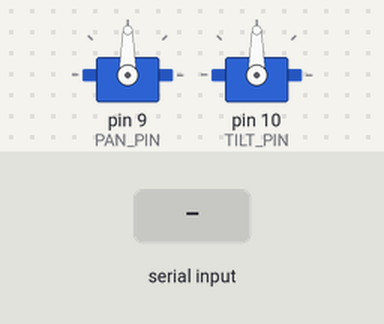
This sketch was run on a simulated Arduino Mega 2560, built with avr-gcc and run on an emulated ATmega2560. Parts: 2 × servo. The test bench sets the inputs (shaded band). What the sketch prints to the serial monitor is not drawn.

Above: at 1.2 s.
1.3 s: "PAN:\n" received over Serial
At 2.1 s:
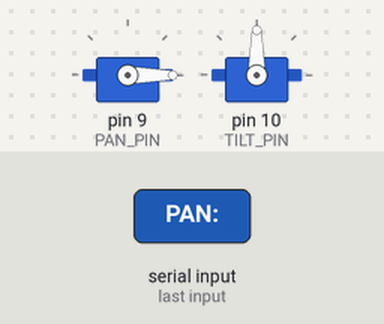
2.8 s: "TILT:\n" received over Serial
At 3.3 s:
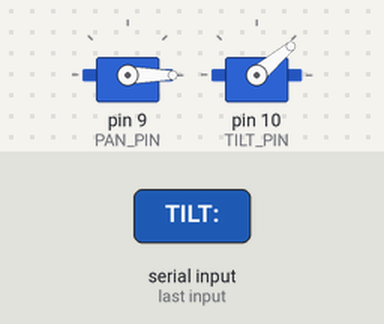
4.3 s: "PAN:90\n" received over Serial
At 5.5 s:
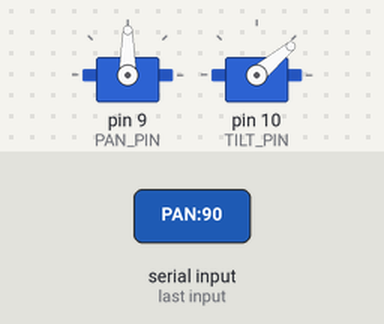
5.8 s: "HOME\n" received over Serial
At 6.7 s:
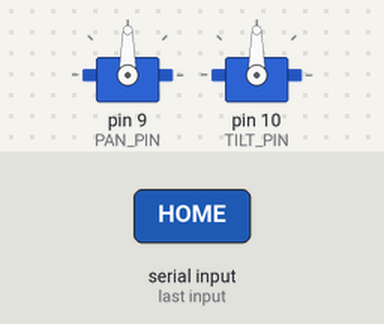
7.3 s: "PAN:,45\n" received over Serial
At 7.9 s:
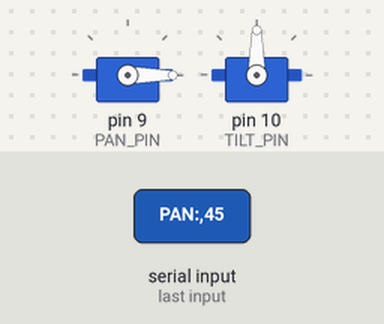
Timing chart, 0 to 9.8 s (numbered marks = the images above; inputs shaded):
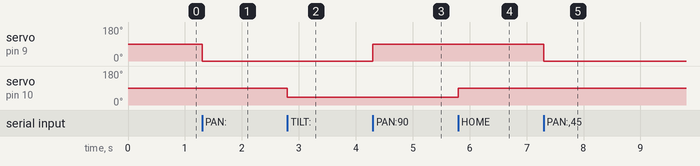

The sketch:

pan_tilt_servo.ino
```cpp
#include <Servo.h>

Servo pan_servo;
Servo tilt_servo;

// Servo signal pins on Arduino Mega
const int PAN_PIN  = 9;
const int TILT_PIN = 10;

// Angle limits — must match config.py
const int PAN_MIN  = 0,   PAN_MAX  = 180, PAN_CENTER  = 90;
const int TILT_MIN = 40,  TILT_MAX = 140, TILT_CENTER = 90;

String inputBuffer = "";

void setup() {
  Serial.begin(115200);   // Must match ARDUINO_BAUD in config.py
  inputBuffer.reserve(32);

  pan_servo.attach(PAN_PIN);
  tilt_servo.attach(TILT_PIN);

  // Move to center on startup
  pan_servo.write(PAN_CENTER);
  tilt_servo.write(TILT_CENTER);

  Serial.println("Arduino ready.");
}

void loop() {
  // Read serial byte by byte to avoid blocking
  while (Serial.available()) {
    char c = Serial.read();
    if (c == '\n') {
      processCommand(inputBuffer);
      inputBuffer = "";
    } else {
      inputBuffer += c;
    }
  }
}

void processCommand(String cmd) {
  cmd.trim();

  if (cmd.startsWith("PAN:")) {
    int angle = cmd.substring(4).toInt();
    angle = constrain(angle, PAN_MIN, PAN_MAX);
    pan_servo.write(angle);
  }
  else if (cmd.startsWith("TILT:")) {
    int angle = cmd.substring(5).toInt();
    angle = constrain(angle, TILT_MIN, TILT_MAX);
    tilt_servo.write(angle);
  }
  else if (cmd == "HOME") {
    pan_servo.write(PAN_CENTER);
    tilt_servo.write(TILT_CENTER);
  }
}
```

Measured:
- after the input at 1.3 s, servo on pin 9 (PAN_PIN): 90° → 0° at once
- after the input at 2.8 s, servo on pin 10 (TILT_PIN): 90° → 40° at once
- after the input at 4.3 s, servo on pin 9 (PAN_PIN): 0° → 90° at once
- after the input at 5.8 s, servo on pin 10 (TILT_PIN): 40° → 90° at once
- after the input at 7.3 s, servo on pin 9 (PAN_PIN): 90° → 0° at once
